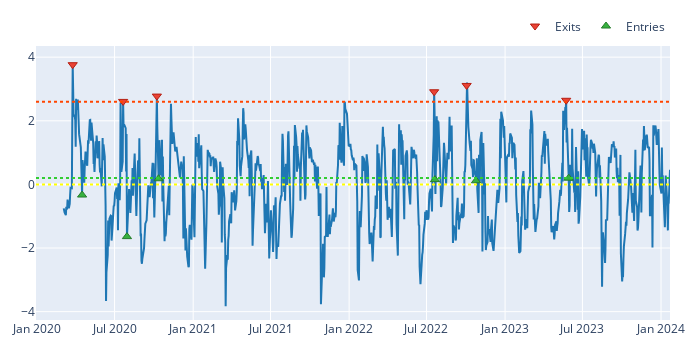

Here is the notebook cell this chart was saved with:
### Code cell
# Visualize short entries and exists
fig = zscore.vbt.plot()
clean_short_entries.vbt.signals.plot_as_exits(zscore, fig=fig)
clean_short_exits.vbt.signals.plot_as_entries(zscore, fig=fig)
fig.add_hline(y=upper_threshold, line_color="orangered", line_dash="dot")
fig.add_hline(y=0, line_color="yellow", line_dash="dot")
fig.add_hline(y=lower_threshold, line_color="limegreen", line_dash="dot")
fig.show()

### Figure 1 — Plotly figure (JSON) as saved in the notebook; plotly's stock layout.template omitted (floating-point values rounded to 4 significant figures; data arrays with more than 128 entries replaced by an {"elided": "..."} marker saying what was removed)
{"data": [{"showlegend": false, "type": "scatter", "uid": "6cc6b7e3-8dc1-4696-a843-4d4e457dd367", "x": {"elided": "1020 str values"}, "y": {"elided": "1020 float values"}}, {"marker": {"color": "#EA4335", "line": {"color": "rgb(181,31,18)", "width": 1}, "size": 8, "symbol": "triangle-down"}, "mode": "markers", "name": "Exits", "showlegend": true, "type": "scatter", "uid": "f35857f0-df9d-49ac-abfa-9c21325b680f", "x": ["2020-03-25T00:00:00-04:00", "2020-07-21T00:00:00-04:00", "2020-10-08T00:00:00-04:00", "2022-07-19T00:00:00-04:00", "2022-10-03T00:00:00-04:00", "2023-05-24T00:00:00-04:00"], "y": [3.763, 2.609, 2.777, 2.913, 3.111, 2.644]}, {"marker": {"color": "#37B13F", "line": {"color": "rgb(38,123,44)", "width": 1}, "size": 8, "symbol": "triangle-up"}, "mode": "markers", "name": "Entries", "showlegend": true, "type": "scatter", "uid": "f04fc2de-6628-488e-9cfb-ef4047c660b4", "x": ["2020-04-16T00:00:00-04:00", "2020-07-30T00:00:00-04:00", "2020-10-12T00:00:00-04:00", "2022-07-21T00:00:00-04:00", "2022-10-25T00:00:00-04:00", "2023-05-30T00:00:00-04:00"], "y": [-0.3343, -1.641, 0.1775, 0.1498, 0.1144, 0.1958]}], "layout": {"height": 350, "legend": {"orientation": "h", "traceorder": "normal", "x": 1, "xanchor": "right", "y": 1.02, "yanchor": "bottom"}, "margin": {"b": 30, "l": 30, "r": 30, "t": 30}, "shapes": [{"line": {"color": "orangered", "dash": "dot"}, "type": "line", "x0": 0, "x1": 1, "xref": "x domain", "y0": 2.6, "y1": 2.6, "yref": "y"}, {"line": {"color": "yellow", "dash": "dot"}, "type": "line", "x0": 0, "x1": 1, "xref": "x domain", "y0": 0, "y1": 0, "yref": "y"}, {"line": {"color": "limegreen", "dash": "dot"}, "type": "line", "x0": 0, "x1": 1, "xref": "x domain", "y0": 0.2, "y1": 0.2, "yref": "y"}], "width": 700}}
